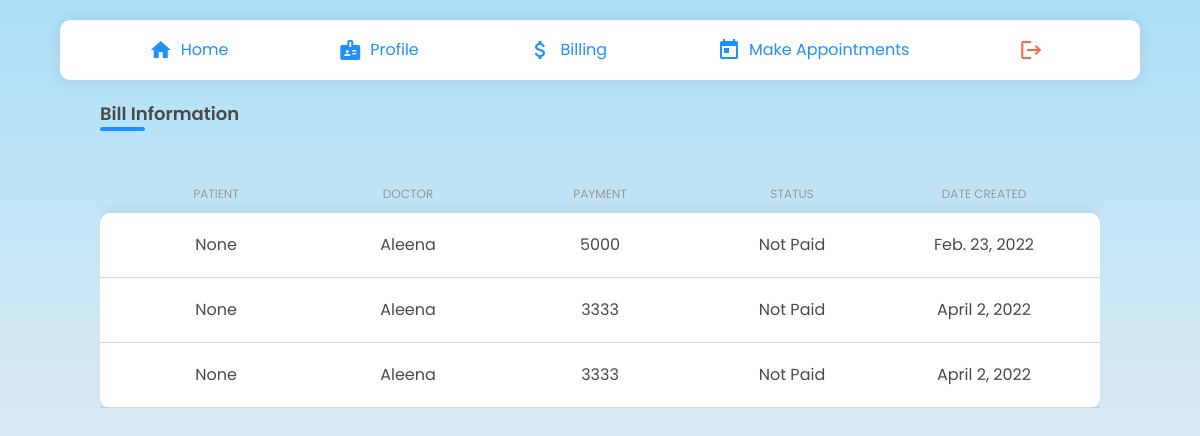
The page /patients/bill/ (signed in) on the database as committed earlier.
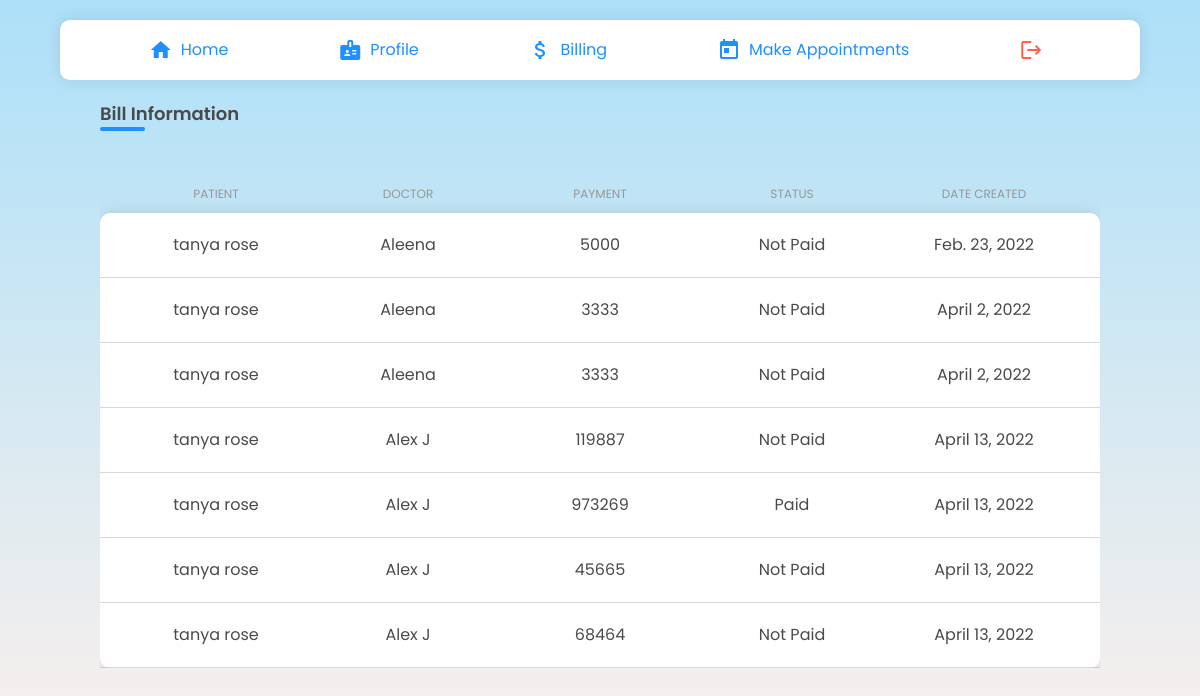
The same page on the database as committed later.
### clinic/models.py (models this page shows)
class BillInfo(models.Model):
    STATUS=(('Paid','Paid'),('Not Paid','Not Paid'))
    patient =  models.ForeignKey('patients.Patient', null=True, on_delete= models.CASCADE)
    doctor = models.ForeignKey('doctors.Doctors', null=True, on_delete=models.CASCADE)
    bdate=models.DateField()
    payment=models.CharField(max_length=200,null=True)
    status=models.CharField(null=True, max_length=10, choices=STATUS)

### patients/models.py (models this page shows, shortened)
class Patient(models.Model):
    user = models.OneToOneField(User, on_delete= models.CASCADE, primary_key= True)
    pname=models.CharField(max_length=200, null=True)
    age=models.CharField(max_length=4, null=True)
    gender= models.CharField(max_length=6, null=True)
    email=models.CharField(max_length=200, null=True)
    address= models.CharField(max_length=500, null=True)
    phone= models.CharField(max_length=13, null=True)
    date_created= models.DateTimeField(auto_now_add=True, null=True)

### doctors/models.py (models this page shows, shortened)
class Doctors(models.Model):
    ROLE = (
			('Doctor', 'Doctor'),
			('Staff', 'Staff'),
			)
    user = models.OneToOneField(User, on_delete= models.CASCADE, primary_key= True)
    dname = models.CharField(max_length=200, null=True)
    phone = models.CharField(max_length=200, null=True)
    email = models.CharField(max_length=200, null=True)
    date_created = models.DateTimeField(auto_now_add=True, null=True)
    role = models.CharField(max_length=200, null=True,choices=ROLE)
    specialisation = models.CharField(max_length=200, null=True)
    address= models.CharField(max_length=200, null=True)

### patients/views.py (the view)
# urls.py: path('bill/', views.patbill, name='pat_bill'),
def patbill(request):
  p = Patient.objects.get(pk=request.user)
  bill = p.billinfo_set.all()
  return render(request, 'patbill.html', {'bill':bill})

### patients/templates/patbill.html (shortened to what this page needs)
{% extends 'navbar.html' %} {% load static %} {% block head %}
<link
  rel="stylesheet"
  type="text/css"
  href="{% static 'css/patients/common.css' %}"
/>
<link
  rel="stylesheet"
  type="text/css"
  href="{% static 'css/patients/patland.css' %}"
/>
<link
  rel="stylesheet"
  type="text/css"
  href="{% static 'css/components.css' %}"
/>
{% endblock %} {% block content %}
<div class="patientLayout">
  <div class="adcTableContainer">
    <h1 class="adcCardTitle">Bill Information</h1>
    <div class="adcCardTitle-under"></div>
    <br />
    <div class="adcTable">
      <div class="adcRow adcHead">
        <div class="adcCell">patient</div>
        <div class="adcCell">doctor</div>
        <div class="adcCell">Payment</div>
        <div class="adcCell">status</div>
        <div class="adcCell">DATE CREATED</div>
      </div>
      <div class="adcRowBody">
        {% for bi in bill %}
        <div class="adcRow">
          <div class="adcCell">{{bi.patient.pname}}</div>
          <div class="adcCell">{{bi.doctor.dname}}</div>
          <div class="adcCell">{{bi.payment}}</div>
          <div class="adcCell">{{bi.status}}</div>
          <div class="adcCell">{{bi.bdate}}</div>
        </div>
        {% endfor %}
      </div>
    </div>
  </div>
</div>
{% endblock %}

### patients/templates/navbar.html (shortened to what this page needs)
<!DOCTYPE html>
{% load static %}
<html>
  <head>
    <link rel="stylesheet" href="{% static 'css/style.css' %}" />
    <link rel="stylesheet" href="{% static 'css/register.css' %}" />
    <link
      rel="stylesheet"
      href="https://maxst.icons8.com/vue-static/landings/line-awesome/line-awesome/1.3.0/css/line-awesome.min.css"
    />
    <link
      rel="stylesheet"
      href="https://unicons.iconscout.com/release/v4.0.0/css/line.css"
    />
    <link
      rel="stylesheet"
      href="https://cdnjs.cloudflare.com/ajax/libs/bulma/0.6.0/css/bulma.min.css"
    />
    <link
      rel="stylesheet"
      href="https://maxcdn.bootstrapcdn.com/font-awesome/4.7.0/css/font-awesome.min.css"
    />
    <link rel="stylesheet" type="text/css" href="{% static 'css/nav.css' %}" />
    {% block head %} {% endblock %}
  </head>
  <body>
    <div class="navDoctor">
      <a href="{% url 'phome' %}">
        <li><i class="material-icons">home</i>Home</li>
      </a>
      <a href="{% url 'pat_info' %}">
        <li><i class="material-icons">badge</i>Profile</li>
      </a>
      <a href="{% url 'pat_bill' %}">
        <li><i class="material-icons">attach_money</i>Billing</li>
      </a>
      <a href="{% url 'pat_appointment' %}">
        <li><i class="material-icons">today</i>Make Appointments</li>
      </a>
      <a href="{% url 'logout' %}">
        <li class="logout"><i class="material-icons">logout</i></li>
      </a>
    </div>
    {% block content %} {% endblock %}
  </body>
</html>

### static/css/style.css (style rules this page uses)
body { margin: 0; padding: 0; box-sizing: border-box; font-family: "Poppins"; text-decoration: none; list-style-type: none; }

### static/css/register.css (style rules this page uses)
* { margin: 0; padding: 0; box-sizing: border-box; font-family: "Poppins", sans-serif; }
body { height: 100vh; background-image: linear-gradient(to top, #fff1eb 0%, #ace0f9 100%); overflow: auto; width: 100%; margin-top: 0%; align-items: center; justify-content: center; }

### static/css/nav.css (style rules this page uses)
.navDoctor { width: 90%; height: 60px; background-color: white; display: flex; align-items: center; justify-content: space-evenly; border-radius: 10px; margin: 20px 0; position: fixed; top: 0; left: 50%; transform: translate(-50%, 0); z-index: 10; transition: top 0.3s; box-shadow: rgba(17, 17, 26, 0.1) 0px 0px 16px; }
.navDoctor li { list-style: none; border: 1px solid white; padding: 8px 20px; color: dodgerblue; border-radius: 10px; cursor: pointer; display: flex; align-items: center; justify-content: center; }
.logout { background-color: white !important; color: tomato !important; }
.navDoctor a { text-decoration: none; }
.navDoctor li i { margin-right: 0.5rem; }

### static/css/patients/common.css (style rules this page uses)
.patientLayout { margin: 0 100px; margin-top: 100px; }

### static/css/components.css (style rules this page uses)
.adcTable { display: flex; flex-direction: column; margin-top: 20px; }
.adcTable .adcRow { display: flex; justify-content: space-evenly; align-items: flex-start; border-bottom: 1px solid rgba(180, 180, 180, 0.5); padding: 10px 20px; }
.adcTable .adcRow .adcCell { width: 100%; padding: 10px; display: flex; align-items: center; justify-content: center; }
.adcTableContainer { width: 100%; overflow-x: auto; overflow-y: hidden; }
.adcTable .adcHead { border-bottom: none; padding: 0 20px; }
.adcHead .adcCell { text-transform: uppercase; font-size: 12px; color: rgb(150, 150, 150); padding: 0; }
.adcRowBody { box-shadow: rgba(17, 17, 26, 0.1) 0px 0px 16px; border-radius: 10px; background-color: white; }
.adcCardTitle { font-size: 18px; font-weight: 600; }
.adcCardTitle-under { width: 45px; height: 4px; border-radius: 20px; background-color: dodgerblue; }

Rows that differ between the two databases and show on the page:
changed through a linked row, BillInfo "Feb. 23, 2022": patient.pname "None" → "tanya rose"
changed through a linked row, BillInfo (number 2 of 7 on the later page): patient.pname "None" → "tanya rose"
changed through a linked row, BillInfo (number 3 of 7 on the later page): patient.pname "None" → "tanya rose"
added BillInfo: patient.pname "tanya rose", doctor.dname "Alex J", payment "119887", status "Not Paid", bdate "April 13, 2022"
added BillInfo: patient.pname "tanya rose", doctor.dname "Alex J", payment "973269", status "Paid", bdate "April 13, 2022"
added BillInfo: patient.pname "tanya rose", doctor.dname "Alex J", payment "45665", status "Not Paid", bdate "April 13, 2022"
added BillInfo: patient.pname "tanya rose", doctor.dname "Alex J", payment "68464", status "Not Paid", bdate "April 13, 2022"
